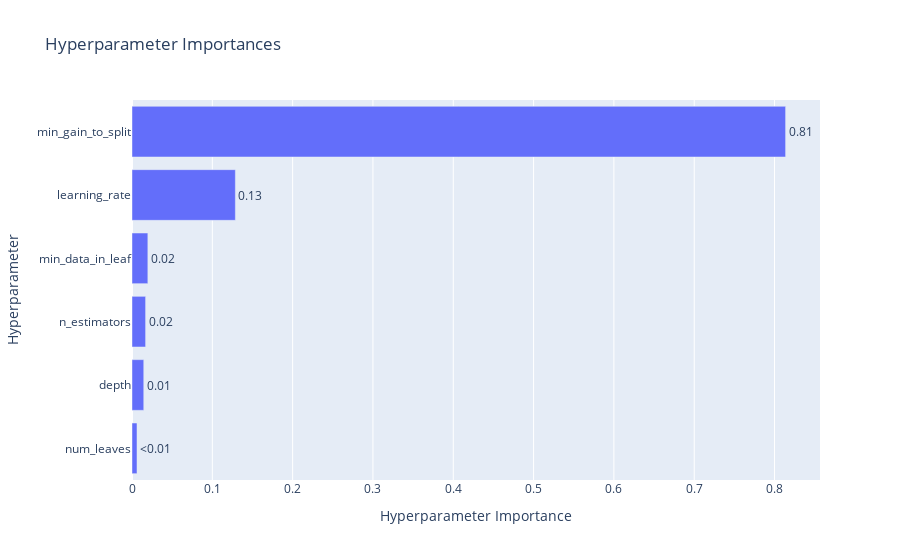

The cell this chart's notebook holds for it:
### Code cell
p_importance_no_feat_eng = optuna.visualization.plot_param_importances(study_no_feat_eng)
p_importance_no_feat_eng.show()

### Figure 1 — Plotly figure (JSON) as saved in the notebook; plotly's stock layout.template omitted (floating-point values rounded to 4 significant figures)
{"data": [{"cliponaxis": false, "hovertemplate": ["num_leaves (IntDistribution): 0.006227652340868335<extra></extra>", "depth (IntDistribution): 0.014645226853210779<extra></extra>", "n_estimators (IntDistribution): 0.016931603166543983<extra></extra>", "min_data_in_leaf (IntDistribution): 0.019737568380506727<extra></extra>", "learning_rate (FloatDistribution): 0.12868614099040232<extra></extra>", "min_gain_to_split (FloatDistribution): 0.8137718082684677<extra></extra>"], "name": "Objective Value", "orientation": "h", "text": ["<0.01", "0.01", "0.02", "0.02", "0.13", "0.81"], "textposition": "outside", "type": "bar", "x": [0.006228, 0.01465, 0.01693, 0.01974, 0.1287, 0.8138], "y": ["num_leaves", "depth", "n_estimators", "min_data_in_leaf", "learning_rate", "min_gain_to_split"]}], "layout": {"title": {"text": "Hyperparameter Importances"}, "xaxis": {"title": {"text": "Hyperparameter Importance"}}, "yaxis": {"title": {"text": "Hyperparameter"}}}}
